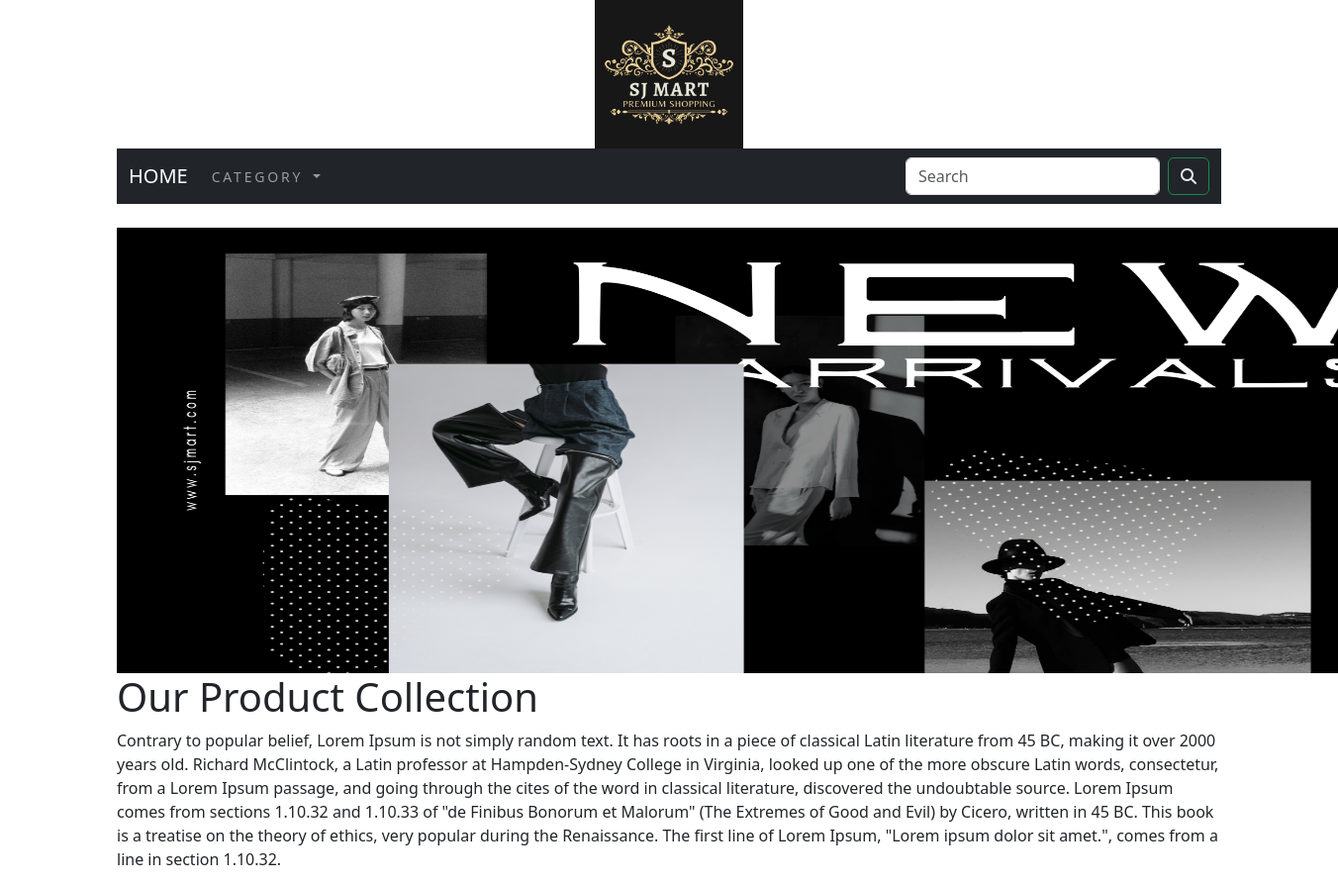
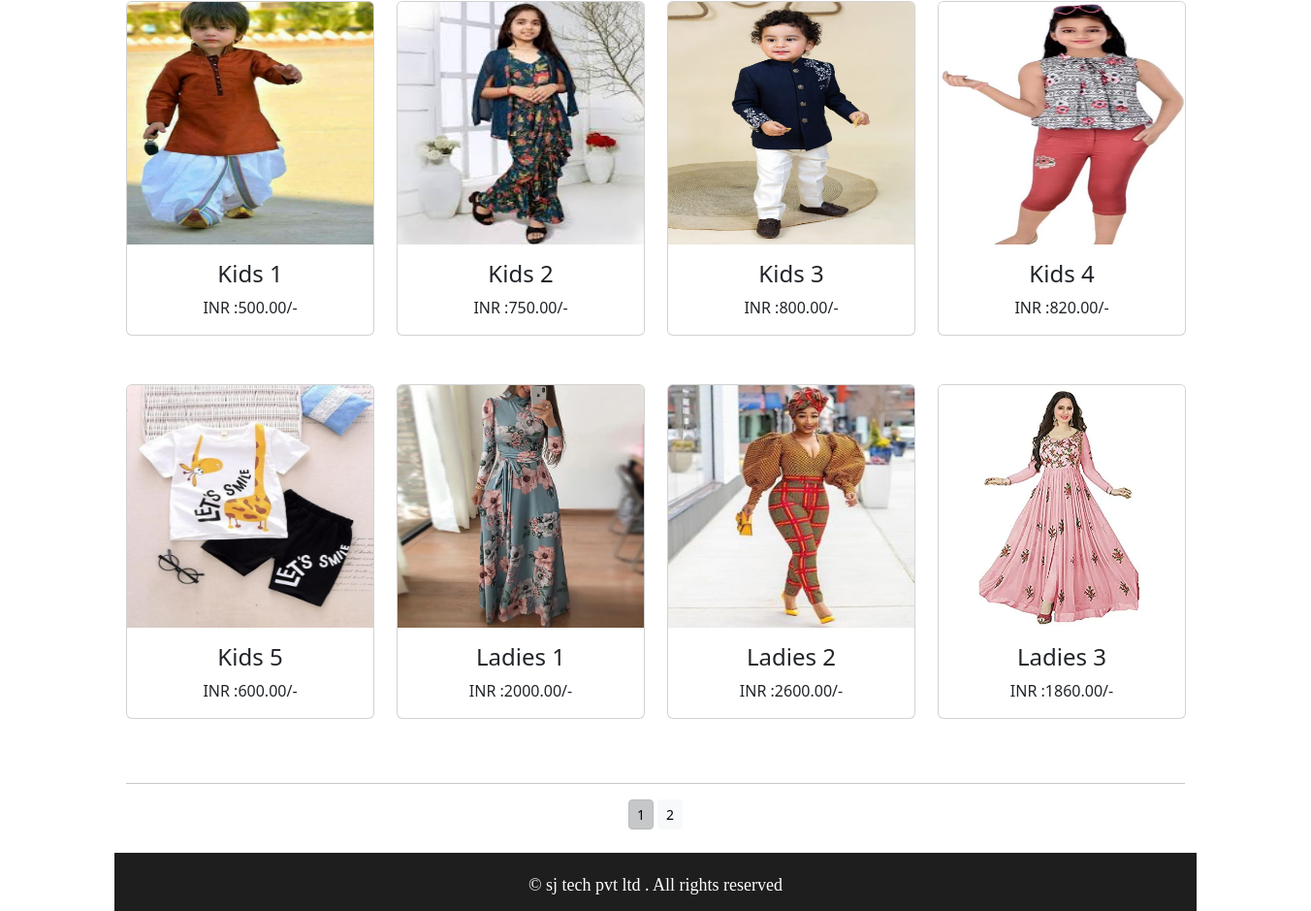
The app's page /EcomApp/ with its own data (2 pictures, top to bottom).
### EcomApp/models.py (models this page shows, shortened)
class Product(models.Model):
    name = models.CharField(max_length=250,unique=True)
    slug = models.SlugField(max_length=250,unique=True)
    description = models.TextField(blank=True)
    price = models.DecimalField(max_digits=10,decimal_places=2)
    category = models.ForeignKey(Category,on_delete=models.CASCADE)
    image = models.ImageField(upload_to='product',blank=True)
    stock = models.IntegerField()
    availability = models.BooleanField(default=True)
    created = models.DateTimeField(auto_now_add=True)
    updated = models.DateTimeField(auto_now=True)
    class Meta :
        ordering = ('name',)
        verbose_name = 'product'
        verbose_name_plural ='products'
    def get_url(self):
        return reverse('EcomApp:ProdCatdetail',args=[self.category.slug,self.slug])

### EcomApp/views.py (the view)
# urls.py: path('', views.allProdCat, name='allProdCat'),
def allProdCat(request, c_slug=None):
    c_page = None
    products_list = None
    if c_slug is not None:
        c_page = get_object_or_404(Category, slug=c_slug)
        products_list = Product.objects.all().filter(category=c_page, availability=True)
    else:
        products_list = Product.objects.all().filter(availability=True)
    paginator= Paginator(products_list,8)
    try:
        page= int(request.GET.get('page','1'))
    except:
        page=1
    try:
        products= paginator.page(page)
    except(EmptyPage,InvalidPage):
        products= paginator.page(paginator.num_pages)
    return render(request, 'category.html', {'category': c_page, 'products': products})

### EcomApp/context_processors.py (called while the page is built)
def menu_links(request):
    links = Category.objects.all()
    return dict(links=links)

### EcomApp/models.py (called while the page is built)
    def get_url(self):
        return reverse('EcomApp:products_by_category',args=[self.slug])

### cart/context_processors.py (called while the page is built)
def counter(request):
    item_count = 0
    if 'admin' in request.path:
        return {}
    else:
        try:
            cart = Cart.objects.filter(cart_id=_cart_id(request))
            cart_items = CartItem.objects.all().filter(cart=cart[:1])
            for cart_item in cart_items:
                item_count += cart_item.quantity
        except Cart.DoesNotExist:
            item_count = 0
    return dict(item_count=item_count)

### cart/views.py (called while the page is built)
def _cart_id(request):
    cart = request.session.session_key
    if not cart:
        cart = request.session.create()
    return cart

### templates/category.html (shortened to what this page needs)
{% extends 'base.html' %}
{% load static %}
{% block content %}
    <div>
        <div>
    <div>
        {% if category %}
        <img class="cat-img" src="{{category.image.url}}" alt="{{category.name}}">
    </div><br>
    <div>
        <h1>{{category.name}}</h1>
        <p>{{category.description}}</p>
    </div>
        {% else %}
    <div>
        <div>
            <div>
                <img src="{% static 'img/banner2.png.png' %}" alt="banner image" height="450" width="1300">
            </div>
        </div>
    </div>
    <div>
        <h1>Our Product Collection</h1>
        <p>Contrary to popular belief, Lorem Ipsum is not simply random text. It has roots in a piece of classical Latin literature from 45 BC, making it over 2000 years old. Richard McClintock, a Latin professor at Hampden-Sydney College in Virginia, looked up one of the more obscure Latin words, consectetur, from a Lorem Ipsum passage, and going through the cites of the word in classical literature, discovered the undoubtable source. Lorem Ipsum comes from sections 1.10.32 and 1.10.33 of "de Finibus Bonorum et Malorum" (The Extremes of Good and Evil) by Cicero, written in 45 BC. This book is a treatise on the theory of ethics, very popular during the Renaissance. The first line of Lorem Ipsum, "Lorem ipsum dolor sit amet.", comes from a line in section 1.10.32.</p>
    </div>
{% endif %}
<div class="container">
    <div class="row mx_auto">
        {% for product in products.object_list %}
        <div class="col-9 col-sm-12 col-md-4 col-lg-3">
           <div class="my_bottom_margin">
               <div class="card" style="width: 16rem;">
                  <a href="{{product.get_url}}"><img class="card-img-top" src="{{product.image.url}}" alt="{{product.name}}" height="250" width="200"> </a>
                   <div class="card-body">
                   <h4 class="card-title" style="text-align:center;">{{product.name}}</h4>
                   <p class="card-text" style="text-align:center;">INR :{{product.price}}/-</p>
                  </div>
               </div>
           </div>
        </div>
        {% endfor %}
    </div>
    <div class="mx-auto">
        {% if products.paginator.num_pages > 1 %}
        <hr>
        <div class="text-center">
            {% for pg in products.paginator.page_range %}
            <a href="?page= {{pg}}" class="btn btn-light btn-sm {% if products.number == pg %} active {% endif %}">{{pg}}</a>
            {% endfor %}
        </div><br>
        {% endif %}
    </div>
</div>
{% endblock %}

### templates/base.html (shortened to what this page needs)
{% load static %}
<!DOCTYPE html>
{% load static %}
<html lang="en">
<head>
    <link href="{% static 'css/bootstrap.min.css' %}" rel="stylesheet">
    <link href="{% static 'css/custom.css' %}" rel="stylesheet">
</head>
<body>
<div class="container">
{% include 'header.html' %}
{% include 'nav.html' %}
{% block content %}
{% endblock %}
</div>
{% include 'footer.html' %}
</body>
</html>

### templates/header.html (shortened to what this page needs)
{% load static %}
<header>
        <a href="{% url 'EcomApp:allProdCat' %}"><img class="logoimg" src="{% static 'img/logo.png' %}" alt="brand logo" height="150" width="150"></a>
</header>

### templates/nav.html (shortened to what this page needs)
<nav class="navbar navbar-expand-lg navbar-dark bg-dark">
  <div class="container-fluid">
    <a class="navbar-brand" href="{% url 'EcomApp:allProdCat' %}">HOME</a>
    <div class="collapse navbar-collapse" id="navbarSupportedContent">
      <ul class="navbar-nav me-auto mb-2 mb-lg-0">
        <li class="nav-item dropdown {% if 'EcomApp' in request.path %} active {% endif %}">
          <a class="nav-link dropdown-toggle" href="#" id="navbarDropdown" role="button" data-bs-toggle="dropdown" aria-expanded="false">
            Category
          </a>
        </li>
      </ul>
      <form class="d-flex" action="{% url 'search_app:SearchResult' %}">
        <input class="form-control me-2" type="search" placeholder="Search" name='q' aria-label="Search">
        <button class="btn btn-outline-success" type="submit"><i class="fa-solid fa-magnifying-glass" style="color: #e5e7eb;"></i></button>
      </form>
    </div>
  </div>
</nav>
<br>

### templates/footer.html
<div class="footer navbar-fixed-bottom my-footer">
    <p>&copy; sj tech pvt ltd . All rights reserved</p>
</div>

### static/css/custom.css (style rules this page uses)
.nav-item { letter-spacing: .2em; font-size: 14px; text-transform: uppercase; }
.my-footer { background-color: #1f1e1e; height: 60px ; }
.my-footer p { color:white; font-size : 18px; font-family: Brush Script MT,cursive; padding-top: 20px; text-align: center; }
.my_bottom_margin { margin-bottom:50px; }

### templates/header.html (style rules this page uses)
.logoimg { display:block; margin-left:auto; margin-right:auto; }

### records on screen
Product: image (picture), name "Kids 1", price "500.00"
Product: image (picture), name "Kids 2", price "750.00"
Product: image (picture), name "Kids 3", price "800.00"
Product: image (picture), name "Kids 4", price "820.00"
Product: image (picture), name "Kids 5", price "600.00"
Product: image (picture), name "Ladies 1", price "2000.00"
Product: image (picture), name "Ladies 2", price "2600.00"
Product: image (picture), name "Ladies 3", price "1860.00"

### other values on screen
{{ pg }} "1" "2"
